Frame 1 (no input): blank canvas, image omitted
Frame 60 (no input): blank canvas, image omitted
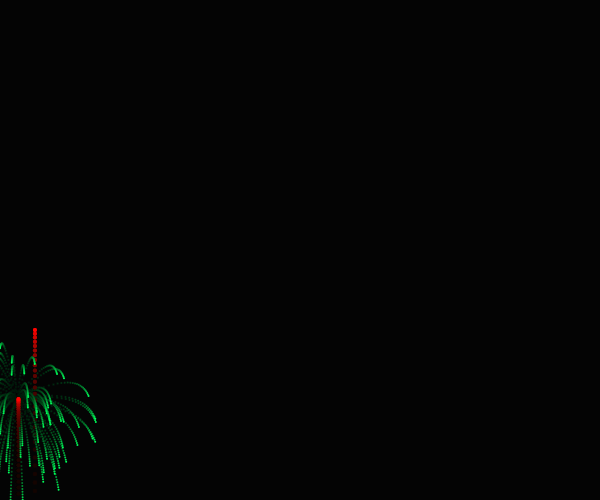
Frame 120 (the mouse pressed at the canvas centre since frame 60)

The p5.js sketch whose frames 1 and 60 were blank and that drew this single picture after the mouse press (run headless with seeded random() and noise() and a simulated clock; from frame 60 on, the mouse is pressed at the canvas centre):

// p5.js sketch
// ── sketch.js
let fireworks = [];
var gravity;

function setup() {
	gravity = createVector(0,0.2);
	
	createCanvas(windowWidth/2, windowHeight/2);
	colorMode(HSB);
	stroke(255);
	strokeWeight(4);
	// fireworks = new Particle(random(width) , height);
}

function draw() {
colorMode(RGB);
background(0,0,0,25); 
if(random(1)< 0.03){
	fireworks.push(new Firework());

}

for(var i = fireworks.length -1 ; i>= 0 ; i--){
	fireworks[i].update();
	fireworks[i].show();
	if(fireworks[i].done()){
		fireworks.splice(i,1);
	}

}


}
// ── firework.js
class Firework{
    constructor(){
        this.hu = random(255);

        this.firework = new Particle(random(width), height,true, this.hu);
        this.exploded = false;
        this.particles = [];
        
    }
    update(){
        if(!this.exploded){
        this.firework.applyForce(gravity);
        this.firework.update();
        this.firework.show();
        if(this.firework.vel.y  >=0){
            this.exploded = true;
            this.explode();

        
        }


        }
        for(let i = this.particles.length -1; i >=0 ; i--){
            this.particles[i].applyForce(gravity);
            this.particles[i].update();
            if(this.particles[i].done()){
            this.particles.splice(i,1);
            }
        }
        
       
    }
    show(){
        colorMode(HSB); 
        if(!this.exploded){
            this.firework.show(); 
        }
        for(let i = 0; i< this.particles.length ; i++){
            this.particles[i].show();
        }
        
    }

    explode(){
        for (var i =0; i < 80; i++ ){
            let p = new Particle(this.firework.pos.x, this.firework.pos.y, this.hu , false) ;
            this.particles.push(p);
        }
    }
    done(){
        if(this.exploded && this.particles.length === 0){
            return true;
        }else{
            return false;
        }
    }
    
}
// ── particle.js
class Particle {
    constructor(x,y,hu,firework){


        this.pos = createVector(x,y);
        this.firework = firework;
        this.lilfespan = 255 ; 
        this.hu = hu;
        if(firework){
            this.vel = createVector(0,random(-12,-5));

        }else{
            this.vel = p5.Vector.random2D();
            this.vel.mult(random(2,10));
        }
       
        this.acc = createVector(0,0);
    }

    update(){
        if(!this.firework){
            this.vel.mult(0.9);
            this.lilfespan -=4 

        }
        this.vel.add(this.acc);
        this.pos.add(this.vel);
        this.acc.mult(0);
    }
    applyForce(force){
        this.acc.add(force);

    }

    show(){
        colorMode(HSB);
        if(!this.firework){
            strokeWeight(2);
            stroke(this.hu,255,255);
        }else{
            strokeWeight(4);
            stroke(this.hu,255,255);
        }
        point(this.pos.x,this.pos.y)
    }
    done(){
        if(this.lifespan < 0 ){
            return true;
        }else{
            return false;
        }
     }
}
